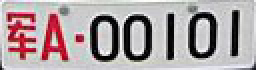
%> input picture Matlab车牌识别/军A00101.jpg, 128 x 35 px (shown 2 times larger)
$ octave junA00101.m   (GNU Octave 9; MATLAB toolbox functions it lacks are replaced by stand-ins)
%> lines starting %> are read from the running program, lines starting %| are printed output that depends on the picture; in (x1, y1, x2, y2) boxes, pixels count from 0 and x2, y2 are one past the last pixel; in counts of white or black regions, pixels touching at a corner belong together; the program's own positions count from 1
### Matlab车牌识别/split.m
function split_img = split(img)
    [m,n] = size(img);
    top = 1;
    bottom = m;
    left = 1;
    right = n;
    %上边界
    while top <= m && sum(img(top,:)) == 0
        top = top + 1;
    end
     %下边界
     while bottom >= 1 && sum(img(bottom,:)) == 0
         bottom = bottom - 1;
     end
     %左边界
     while left >= 1 && sum(img(:,left)) == 0
         left = left + 1;
     end
     %右边界
     while right <= n && sum(img(:,right)) == 0
         right = right - 1;
     end
     %计算图像的长宽得到切割后的图像
     height = bottom - top;
     width = right - left;
     split_img = imcrop(img, [left top width height]);
end


### Matlab车牌识别/split_word.m
% [38 lines of commented-out code are left out]
function [word,result] = split_word(img)
     [m,n] = size(img);
      width = 0;
      while width+1 < n-2 && sum(img(:,width+1)) ~= 0
          width = width+1;
      end
      word = imcrop(img,[1,1,width,m]);
      %img(:, [1: width]) = 0;
      img(:, 1: width) = 0;
      img = split(img);
      result = img;
end

### Matlab车牌识别/junA00101.m
clc;
clear;
f = imread('军A00101.jpg');
%> f is the input picture: size 35x128x3 uint8; mean R, G, B 173.2, 161.1, 163.1
imshow(f);title('原图');
img_gray = rgb2gray(f);
figure;
imshow(img_gray);title('灰度图');
hf = histeq(img_gray,512);
figure;
imshow(hf);title('均衡化图');
hf = medfilt2(hf,[3,3]);
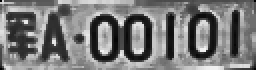
%> hf: size 35x128 uint8 (shown 2 times larger); min 0, max 244, mean 121.2
[t,sm] = graythresh(hf);
%> t = 0.437; sm = 0.774
img_bw = im2bw(hf,t-0.2);
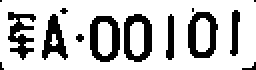
%> img_bw: size 35x128 logical (shown 2 times larger); 76.4% white; 14 black regions (7 under 20 px), largest, box (x1, y1, x2, y2) and area: (45, 8, 60, 31) 191, (62, 7, 76, 31) 186, (94, 6, 109, 29) 182
img_bw = ~img_bw;
figure;
imshow(img_bw);title('二值图');
img = bwareaopen(img_bw, 30);
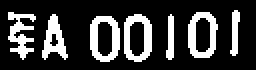
%> img: size 35x128 logical (shown 2 times larger); 22.7% white; 7 white regions, largest, box (x1, y1, x2, y2) and area: (45, 8, 60, 31) 191, (62, 7, 76, 31) 186, (94, 6, 109, 29) 182
figure;
imshow(img);title('处理图像');
split_img = split(img);
%> the loop in split, `while top <= m && sum(img(top,:)) == 0` made 5 passes
%> the loop in split, `while bottom >= 1 && sum(img(bottom,:)) == 0` made 4 passes
%> bottom on passes 1 to 4: 34, 33, 32, 31
%> the loop in split, `while left >= 1 && sum(img(:,left)) == 0` made 4 passes
%> the loop in split, `while right <= n && sum(img(:,right)) == 0` made 8 passes
%> right on passes 1 to 8: 127, 126, 125, 124, 123, 122, 121, 120
%> in split, `height = bottom - top;`: height = 25
%> in split, `width = right - left;`: width = 115
%> in split, `split_img = imcrop(img, [left top width height]);`: split_img: size 26x116 logical; 33.7% white; 7 white regions, largest, box (x1, y1, x2, y2) and area: (41, 3, 56, 26) 191, (58, 2, 72, 26) 186, (90, 1, 105, 24) 182
figure;
imshow(split_img);title('分割后的图像');
[word1,split_img] = split_word(split_img);
%> the loop in split_word, `while width+1 < n-2 && sum(img(:,width+1)) ~= 0` made 14 passes
%> the loop in split (call 2), `while left >= 1 && sum(img(:,left)) == 0` made 17 passes
%> split_img: size 26x99 logical; 33.2% white; 6 white regions, box (x1, y1, x2, y2) and area: (24, 3, 39, 26) 191, (41, 2, 55, 26) 186, (73, 1, 88, 24) 182, (0, 2, 13, 25) 151, (94, 0, 99, 23) 74, (62, 2, 66, 25) 70
figure;
imshow(word1);title('1');

[word2,split_img] = split_word(split_img);
%> the loop in split_word (call 2), `while width+1 < n-2 && sum(img(:,width+1)) ~= 0` made 13 passes
%> split_img: size 26x75 logical; 36.1% white; 5 white regions, box (x1, y1, x2, y2) and area: (0, 3, 15, 26) 191, (17, 2, 31, 26) 186, (49, 1, 64, 24) 182, (70, 0, 75, 23) 74, (38, 2, 42, 25) 70
figure;
imshow(word2);title('2');

[word3,split_img] = split_word(split_img);
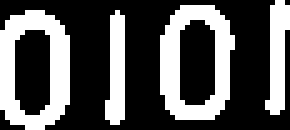
%> split_img: size 26x58 logical (shown 5 times larger); 34% white; 4 white regions, box (x1, y1, x2, y2) and area: (0, 2, 14, 26) 186, (32, 1, 47, 24) 182, (53, 0, 58, 23) 74, (21, 2, 25, 25) 70
figure;
imshow(word3);title('3');

[word4,split_img] = split_word(split_img);
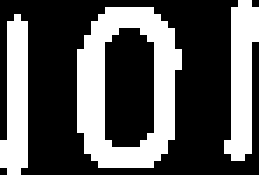
%> split_img: size 25x37 logical (shown 7 times larger); 35.2% white; 3 white regions, box (x1, y1, x2, y2) and area: (11, 1, 26, 24) 182, (32, 0, 37, 23) 74, (0, 2, 4, 25) 70
figure;
imshow(word4);title('4');

[word5,split_img] = split_word(split_img);
%> in split_word (call 5), `word = imcrop(img,[1,1,width,m]);`: word = 25 rows, first 8: [false false false false false; false false false false false; false false true false false; false true true true false; false true true true false; false true true true false; false true true true false; false true true true false]
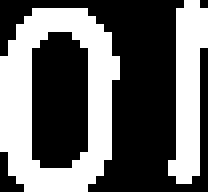
%> split_img: size 24x26 logical (shown 8 times larger); 41% white; 2 white regions, box (x1, y1, x2, y2) and area: (0, 1, 15, 24) 182, (21, 0, 26, 23) 74
%> word5 has the same summary as word in split_word
figure;
imshow(word5);title('5');

[word6,split_img] = split_word(split_img);
%> in split (call 7), `split_img = imcrop(img, [left top width height]);`: split_img = 23 rows, first 8: [false false true true false; false true true true true; false true true true true; false true true true true; false true true true true; false true true true true; false true true true false; false true true true false]
%> in split_word (call 6), `img = split(img);`: img has the same summary as split_img in split
%> in split_word (call 6), `result = img;`: result has the same summary as split_img in split
figure;
imshow(word6);title('6');

[word7,split_img] = split_word(split_img);
%> in split_word (call 7), `word = imcrop(img,[1,1,width,m]);`: word = 23 rows, first 12: [false false true; false true true; false true true; false true true; false true true; false true true; false true true; false true true; false true true; false true true; false true true; false true true]
%> in split (call 8), `split_img = imcrop(img, [left top width height]);`: split_img = 23 rows, first 12: [true true false; true true true; true true true; true true true; true true true; true true true; true true false; true true false; true true false; true true false; true true false; true true false]
%> in split_word (call 7), `img = split(img);`: img has the same summary as split_img in split
%> in split_word (call 7), `result = img;`: result has the same summary as split_img in split
%> word7 has the same summary as word in split_word
figure;
imshow(word7);title('7');
%对每个分割的字符进行缩放
word1 = imresize(word1,[40,20]);
%> word1: size 40x20 logical; 41.6% white; 1 white region, box (x1, y1, x2, y2) and area: (0, 2, 19, 38) 333
word2 = imresize(word2,[40,20]);
%> word2: size 40x20 logical; 41.1% white; 1 white region, box (x1, y1, x2, y2) and area: (0, 3, 19, 38) 329
word3 = imresize(word3,[40,20]);
%> word3: size 40x20 logical; 44.9% white; 1 white region, box (x1, y1, x2, y2) and area: (0, 5, 19, 40) 359
word4 = imresize(word4,[40,20]);
%> word4: size 40x20 logical; 48.5% white; 1 white region, box (x1, y1, x2, y2) and area: (0, 3, 19, 40) 388
word5 = imresize(word5,[40,20]);
%> word5: size 40x20 logical; 55.5% white; 2 black regions (1 under 20 px), largest, box (x1, y1, x2, y2) and area: (0, 0, 20, 40) 348
word6 = imresize(word6,[40,20]);
%> word6: size 40x20 logical; 45.8% white; 1 white region, box (x1, y1, x2, y2) and area: (0, 2, 19, 40) 366
word7 = imresize(word7,[40,20]);
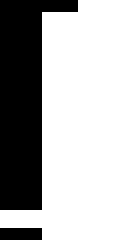
%> word7: size 40x20 logical (shown 6 times larger); 66.1% white; 2 black regions (1 under 20 px), largest, box (x1, y1, x2, y2) and area: (0, 0, 13, 35) 257
%缩放后的图像显示
figure;
subplot(1,7,1);imshow(word1);title('1');
subplot(1,7,2);imshow(word2);title('2');
subplot(1,7,3);imshow(word3);title('3');
subplot(1,7,4);imshow(word4);title('4');
subplot(1,7,5);imshow(word5);title('5');
subplot(1,7,6);imshow(word6);title('6');
subplot(1,7,7);imshow(word7);title('7');
%将图像存盘
imwrite(word1,'11.jpg');
imwrite(word2,'12.jpg');
imwrite(word3,'13.jpg');
imwrite(word4,'14.jpg');
imwrite(word5,'15.jpg');
imwrite(word6,'16.jpg');
imwrite(word7,'17.jpg');

%对每一个字符进行识别
distinguish_code = char(['0':'9' 'A':'Z' '京辽鲁陕苏豫浙贵晋蒙鄂黑军']);

num = 1;
disp('识别结果');
for i = 1:7
    table = [];
    str = strcat('1',int2str(i));
    word = imread([str,'.jpg']);
%> word: size 40x20 uint8; min 0, max 255, mean 106.5
    sub_word = imresize(word,[40,20],'nearest');
    sub_word =  im2bw(sub_word,0.5);
    if i == 1
        bottom = 37;
        top = 49;
    elseif i == 2
        bottom = 11;
        top = 36;
    elseif i >= 3
        bottom = 1;
        top = 10;
    end
    for k  = bottom : top
        dif = zeros(40,20);
        imgname = strcat(distinguish_code(k),'.jpg');
%> (the run ends here)
